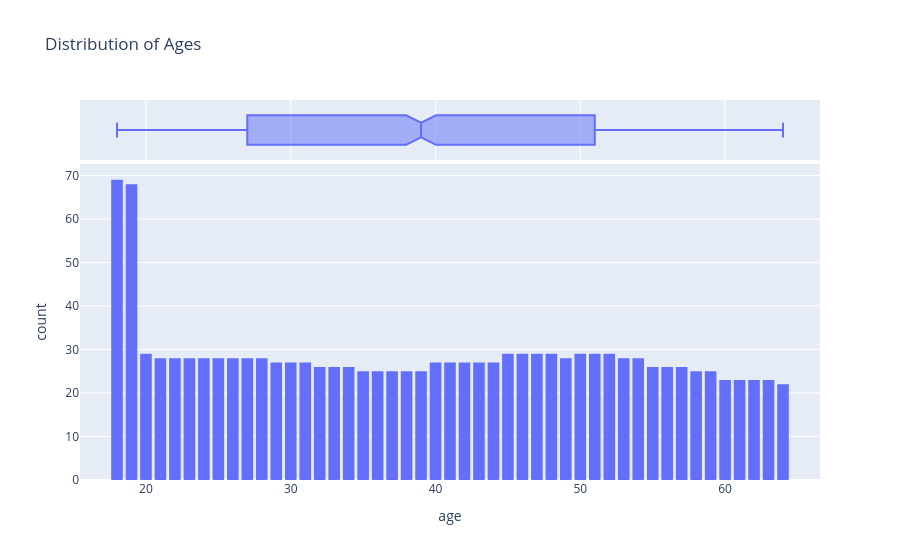

Source (notebook cell):
### Code cell
sns.set_style('darkgrid')
matplotlib.rcParams['figure.figsize'] = (10,6)
matplotlib.rcParams['font.size'] = 14
matplotlib.rcParams['figure.facecolor'] = '#00000000'

fig = px.histogram(medical_df, x = 'age',
                      nbins = 47, title = 'Distribution of Ages',
                      marginal = 'box')
fig.update_layout(bargap = 0.2)

fig.show()

### Figure 1 — Plotly figure (JSON) as saved in the notebook; plotly's stock layout.template omitted (floating-point values rounded to 4 significant figures; data arrays with more than 128 entries replaced by an {"elided": "..."} marker saying what was removed)
{"data": [{"bingroup": "x", "hovertemplate": "age=%{x}<br>count=%{y}<extra></extra>", "legendgroup": "", "marker": {"color": "#636efa", "pattern": {"shape": ""}}, "name": "", "nbinsx": 47, "orientation": "v", "showlegend": false, "type": "histogram", "x": {"elided": "1338 int values"}, "xaxis": "x", "yaxis": "y"}, {"hovertemplate": "age=%{x}<extra></extra>", "legendgroup": "", "marker": {"color": "#636efa"}, "name": "", "notched": true, "showlegend": false, "type": "box", "x": {"elided": "1338 int values"}, "xaxis": "x2", "yaxis": "y2"}], "layout": {"bargap": 0.2, "barmode": "relative", "legend": {"tracegroupgap": 0}, "title": {"text": "Distribution of Ages"}, "xaxis": {"anchor": "y", "domain": [0, 1], "title": {"text": "age"}}, "xaxis2": {"anchor": "y2", "domain": [0, 1], "matches": "x", "showgrid": true, "showticklabels": false}, "yaxis": {"anchor": "x", "domain": [0, 0.8316], "title": {"text": "count"}}, "yaxis2": {"anchor": "x2", "domain": [0.8416, 1], "matches": "y2", "showgrid": false, "showline": false, "showticklabels": false, "ticks": ""}}}
